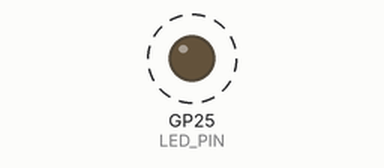
Bench run of a sketch on a simulated Raspberry Pi Pico. Shown: output pins drawn as LEDs (lit = HIGH). Dashed ring = blinking. What the sketch prints to the serial monitor is not drawn.

Above: at 0.05 s.
Timing chart, 0 to 3.0 s (numbered marks = the images above):
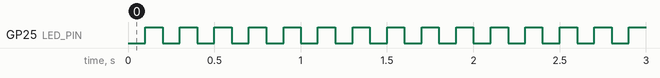

The sketch:

example-3.ino
```cpp
// File: example-3.ino
// Date: 2021-04-13
// Target: RPi Pico RP2040

#define LED_PIN (p25) // use on-board LED (GP25 pin)

uint32_t start_time_ms, saved_time_ms = 0;

void setup() {
   SerialUSB.begin( 115200 );
   pinMode( LED_PIN, OUTPUT );
   saved_time_ms = start_time_ms = millis();
}

String sbuf;

void loop() {
  uint32_t now = millis();
  if ( now - saved_time_ms >= 100 ) {
    saved_time_ms = now;
    digitalWrite( LED_PIN, !digitalRead( LED_PIN ) );
    sbuf = "LED state: ";
    sbuf += digitalRead( LED_PIN );
    sbuf += " ";
    sbuf += (now - start_time_ms);
    sbuf += "ms";
    SerialUSB.println( sbuf.c_str() );
  }
}
```

Measured:
- by itself, GP25 (LED_PIN): alternates HIGH for 0.10 s and LOW for 0.10 s
